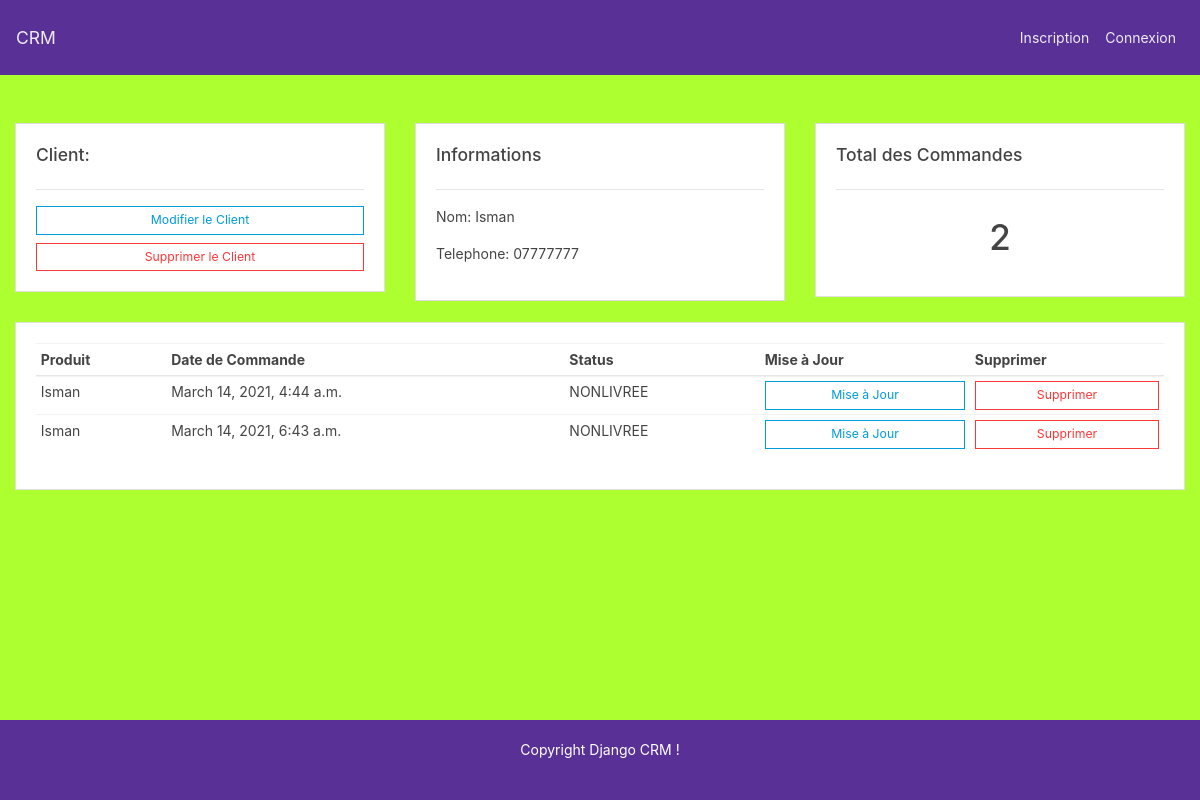
Page /client/1 on the earlier database version.
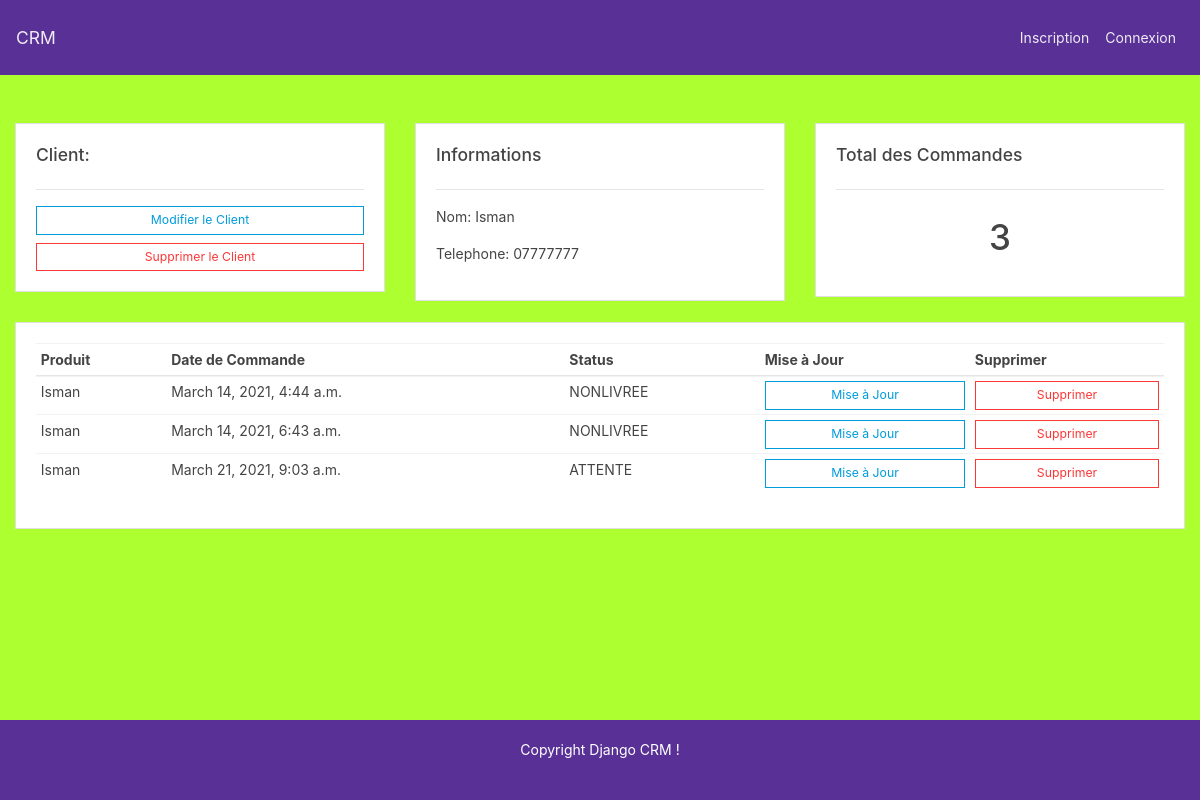
Same page on the later database version.
### commande/models.py (models this page shows)
class Commande(models.Model):
    STATUS=(('ATTENTE','EN ATTENTE'),('NONLIVREE','EN COURS DE LIVRAISON'),('LIVRE','LIVRÉ'))
    client = models.ForeignKey(Client,null=True,on_delete=models.SET_NULL,default=1)
    produits = models.ForeignKey(Produit,null=True,on_delete=models.SET_NULL,default=1)
    status = models.CharField(max_length=200,null=True,choices=STATUS,default=1)
    date_creation = models.DateTimeField(auto_now_add=True)
    def __str__(self):
        if self.status == 'ATTENTE':
            return 'La commande est en attente de validation'
        elif self.status == 'NONLIVREE':
            return 'La commande est en cours de livraison'
        else :
            return 'La commande a été livrée (le {}) '.format(datetime.now().strftime("%Y-%m-%d %H:%M:%S"))

### client/models.py (models this page shows)
class Client(models.Model):
    nom = models.CharField(max_length=200,null=True)
    phone = models.CharField(max_length=200,null=True)
    date_creation = models.DateTimeField(auto_now_add=True)
    def __str__(self):
        return self.nom

### client/views.py (the view)
# urls.py: path('<int:pk>',ClientDetailView.as_view(),name='client_id'),
class ClientDetailView(DetailView):
    model = Client
    def get_context_data(self, **kwargs):
        id_ = self.kwargs.get("pk")
        print(id_)
        client = Client.objects.get(id=id_)
        context = super().get_context_data(**kwargs)
        obj = self.get_object()
        print(obj)
        context['cmds'] = obj.commande_set.all()
        print(context)
        return context

### templates/client/client_detail.html
{% extends 'base.html' %}
{% block content %}
<div class="row">
	<div class="col-md">
		<div class="card card-body">
			<h5>Client:</h5>
			<hr>
			<a class="btn btn-outline-info  btn-sm btn-block" href="">Modifier le Client</a>
			<a class="btn btn-outline-danger  btn-sm btn-block" href="">Supprimer le Client</a>
		</div>
	</div>
	<div class="col-md">
		<div class="card card-body">
			<h5>Informations</h5>
			<hr>
			<p>Nom: {{ client.nom }} </p>
			<p>Telephone: {{ client.phone }}</p>
		</div>
	</div>
	<div class="col-md">
		<div class="card card-body">
			<h5>Total des Commandes </h5>
			<hr>
			<h1 style="text-align: center;padding: 10px">{{ cmds | length }}</h1>
		</div>
	</div>
</div>
<br>
<div class="row ">
	<div class="col">
		<div class="card card-body">
			<table class="table table-sm">
				<thead >
					<tr>
					  <th scope="col">Produit</th>
					  <th scope="col">Date de Commande</th>
					  <th scope="col">Status</th>
					  <th scope="col">Mise à Jour</th>
					  <th scope="col">Supprimer</th>
					</tr>
				</thead>
				<tr>
				{% for cmd in cmds %}
					<tr>
						<td>{{ cmd.client }}</td>
						<td>{{ cmd.date_creation }}</td>
						<td>{{ cmd.status }}</td>
						<td> <a class="btn btn-outline-info  btn-sm btn-block">Mise à Jour</a> </td>
						<td><a class="btn btn-outline-danger  btn-sm btn-block">Supprimer</a> </td>
				{% endfor %}
			</table>
		</div>
	</div>
</div>
{% endblock  %}

Differences in the rows shown:
added Commande: client "Isman", date_creation "March 21, 2021, 9:03 a.m.", status "ATTENTE"
Other differences:
{{ cmds | length }}: "2" → "3"
